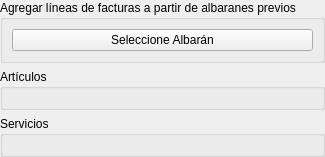
     <widget class="QWidget" name="pageLineas">
      <layout class="QVBoxLayout" name="verticalLayout_5">
       <property name="leftMargin">
        <number>0</number>
       </property>
       <property name="topMargin">
        <number>0</number>
       </property>
       <property name="rightMargin">
        <number>0</number>
       </property>
       <property name="bottomMargin">
        <number>0</number>
       </property>
       <item>
        <widget class="QGroupBox" name="groupBox">
         <property name="title">
          <string>Agregar líneas de facturas a partir de albaranes previos</string>
         </property>
         <layout class="QGridLayout" name="gridLayout_2">
          <item row="0" column="0">
           <widget class="DBChooseRecordButton" name="db_idalbaran">
            <property name="text">
             <string>Seleccione Albarán</string>
            </property>
            <property name="dataEditable">
             <bool>true</bool>
            </property>
            <property name="tableName">
             <string>albaranesprov</string>
            </property>
           </widget>
          </item>
         </layout>
        </widget>
       </item>
       <item>
        <widget class="QGroupBox" name="groupBox_5">
         <property name="title">
          <string>Artículos</string>
         </property>
         <layout class="QGridLayout">
          <item row="0" column="0">
           <widget class="DBDetailView" name="db_lineasarticulosfacturasprov">
            <property name="relationName">
             <string>lineasarticulosfacturasprov</string>
            </property>
            <property name="dataEditable">
             <bool>true</bool>
            </property>
           </widget>
          </item>
         </layout>
        </widget>
       </item>
       <item>
        <widget class="QGroupBox" name="groupBox_13">
         <property name="title">
          <string>Servicios</string>
         </property>
         <layout class="QGridLayout" name="_2">
          <item row="0" column="0">
           <widget class="DBDetailView" name="db_lineasserviciosfacturasprov">
            <property name="relationName">
             <string>lineasserviciosfacturasprov</string>
            </property>
            <property name="dataEditable">
             <bool>true</bool>
            </property>
           </widget>
          </item>
         </layout>
        </widget>
       </item>
      </layout>
     </widget>
